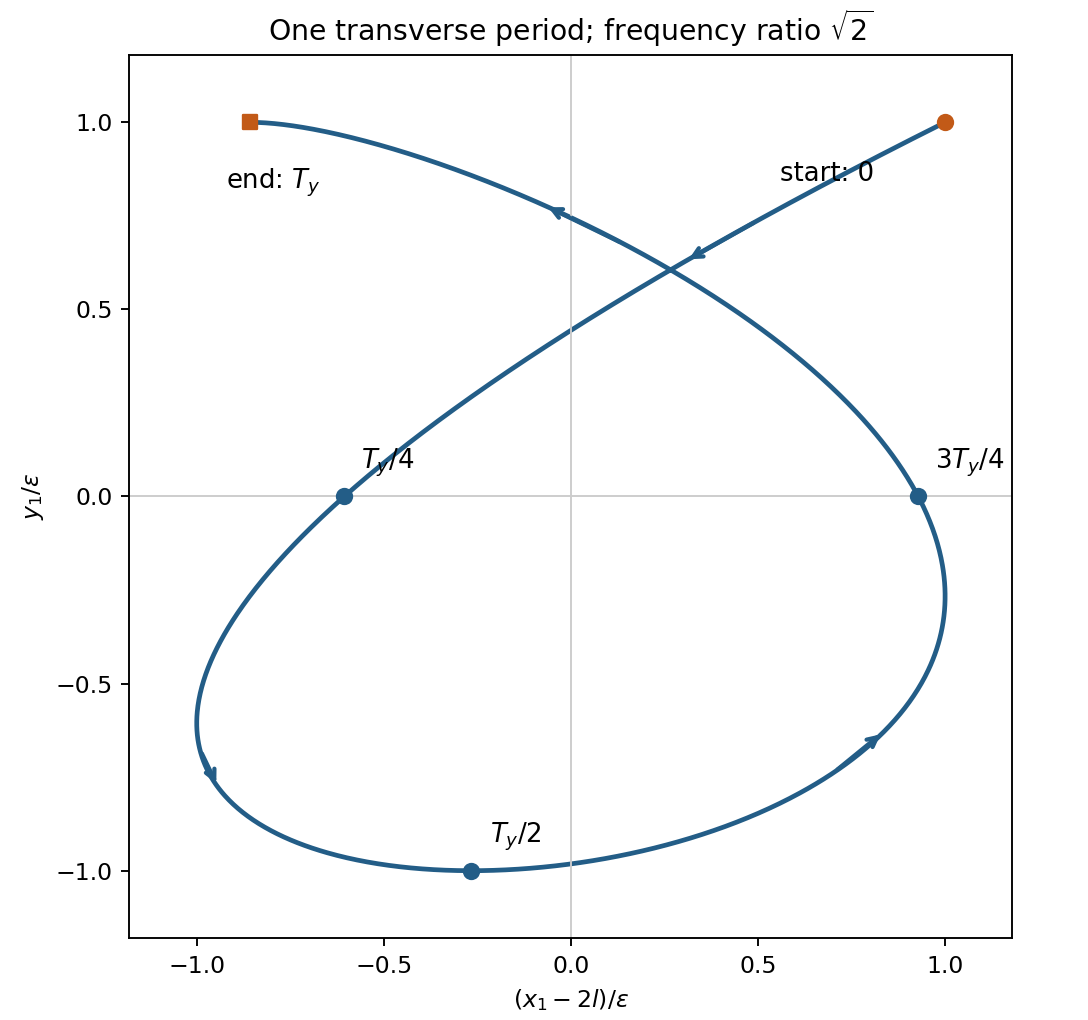

Write Python code to recreate this figure.
"""Calculated first-period trajectory for two equally displaced prestressed masses."""
import numpy as np
import matplotlib.pyplot as plt
s = np.linspace(0, 1, 1601)
x, y = np.cos(2*np.pi*np.sqrt(2)*s), np.cos(2*np.pi*s)
fig, ax = plt.subplots(figsize=(6.4, 6), facecolor='white', layout='constrained')
ax.plot(x, y, color='#235d87', lw=2)
for q, label, offset in [(0, 'start: 0', (-70,-25)), (.25, r'$T_y/4$', (7,12)), (.5, r'$T_y/2$', (8,12)), (.75, r'$3T_y/4$', (7,12)), (1, r'end: $T_y$', (-10,-28))]:
    point = np.array([np.cos(2*np.pi*np.sqrt(2)*q), np.cos(2*np.pi*q)])
    ax.scatter(*point, color='#c25a17' if q in (0,1) else '#235d87', marker='s' if q == 1 else 'o', s=40, zorder=4)
    ax.annotate(label, point, xytext=offset, textcoords='offset points', fontsize=11)
for q in (.13, .38, .63, .88):
    a, b = q-.012, q+.012
    ax.annotate('', (np.cos(2*np.pi*np.sqrt(2)*b),np.cos(2*np.pi*b)), (np.cos(2*np.pi*np.sqrt(2)*a),np.cos(2*np.pi*a)), arrowprops=dict(arrowstyle='->',color='#235d87',lw=1.8))
ax.axhline(0, color='.8', lw=.8); ax.axvline(0, color='.8', lw=.8)
ax.set(xlim=(-1.18,1.18), ylim=(-1.18,1.18), xlabel=r'$(x_1-2l)/\epsilon$', ylabel=r'$y_1/\epsilon$', title='One transverse period; frequency ratio '+r'$\sqrt{2}$', aspect='equal')
fig.savefig('paper-1-gp2012-spring-trajectory.png', dpi=170, facecolor='white')
plt.close(fig)
